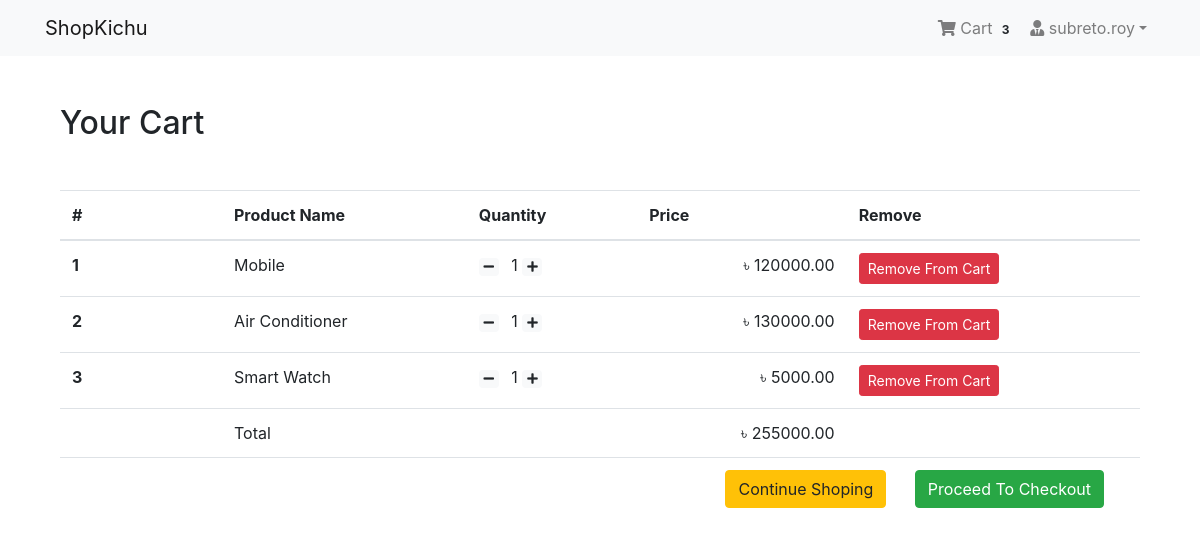
The app's page /shop/cart/ (signed in) with its own data.
### App_Login/models.py (models this page shows, shortened)
class User(AbstractBaseUser, PermissionsMixin):
    email = models.EmailField(unique=True, null=False)
    is_staff = models.BooleanField(
        ugettext_lazy('staff status'),
        default=False,
        help_text = ugettext_lazy('Designates whether the user can log in this site')
    )
    is_active = models.BooleanField(
        ugettext_lazy('active'),
        default=True,
        help_text=ugettext_lazy('Designates whether this user should be treated as active. Unselect this instead of deleting accounts')
    )
    USERNAME_FIELD = 'email'
    objects = MyUserManager()

class Profile(models.Model):
    user = models.OneToOneField(User, on_delete=models.CASCADE, related_name='profile')
    username = models.CharField(max_length=264, blank=True)
    full_name = models.CharField(max_length=264, blank=True)
    address_1 = models.TextField(max_length=300, blank=True)
    city = models.CharField(max_length=40, blank=True)
    zipcode = models.CharField(max_length=10, blank=True)
    country = models.CharField(max_length=50, blank=True)
    phone = models.CharField(max_length=20, blank=True)
    date_joined = models.DateTimeField(auto_now_add=True)

### App_Order/models.py (models this page shows, shortened)
class Order(models.Model):
    orderitems = models.ManyToManyField(Cart)
    user = models.ForeignKey(settings.AUTH_USER_MODEL, on_delete=models.CASCADE)
    ordered = models.BooleanField(default=False)
    created = models.DateTimeField(auto_now_add=True)
    paymentId = models.CharField(max_length=264, blank=True, null=True)
    orderId = models.CharField(max_length=200, blank=True, null=True)
    def get_totals(self):
        total = 0
        for order_item in self.orderitems.all():
            total += float(order_item.get_total())
        return total

class Cart(models.Model):
    user = models.ForeignKey(settings.AUTH_USER_MODEL, on_delete=models.CASCADE, related_name="cart")
    item = models.ForeignKey(Product, on_delete=models.CASCADE)
    quantity = models.IntegerField(default=1)
    purchased = models.BooleanField(default=False)
    created = models.DateTimeField(auto_now_add=True)
    updated = models.DateTimeField(auto_now=True)
    def get_total(self):
        total = self.item.price * self.quantity
        float_total = format(total, '0.2f')
        return float_total

### App_Shop/models.py (models this page shows, shortened)
class Product(models.Model):
    mainimage = models.ImageField(upload_to='Products')
    name = models.CharField(max_length=264)
    category = models.ForeignKey(Category, on_delete=models.CASCADE, related_name='category')
    preview_text = models.TextField(max_length=200, verbose_name='Preview Text')
    detail_text = models.TextField(max_length=1000, verbose_name='Description')
    price = models.FloatField()
    old_price = models.FloatField(default=0.00)
    created = models.DateTimeField(auto_now_add=True)
    class Meta:
        ordering = ['-created',]

### App_Order/views.py (the view)
# urls.py: path('cart/', views.cart_view, name="cart"),
@login_required
def cart_view(request):
    carts = Cart.objects.filter(user=request.user, purchased=False)
    orders = Order.objects.filter(user=request.user, ordered=False)
    if carts.exists() and orders.exists():
        order = orders[0]
        return render(request, 'App_Order/cart.html', context={'carts':carts, 'order':order})
    else:
        messages.warning(request, "You don't have any item in your cart!")
        return redirect("App_Shop:home")

### App_Order/templatetags/cart_tag.py (called while the page is built)
@register.filter
def cart_total(user):
    order = Order.objects.filter(user=user, ordered=False)
    if order.exists():
        return order[0].orderitems.count()
    else:
        return 0

### templates/App_Order/cart.html
{% extends 'base.html' %}
{% block body_block %}
<div class="container my-5">
  <div class="my-5">
    <h2>Your Cart</h2>
  </div>
  <table class="table table-hover">
    <thead>
      <tr>
        <th scope="col" width="15%">#</th>
        <th scope="col">Product Name</th>
        <th scope="col">Quantity</th>
        <th scope="col" align="right">Price</th>
        <th scop="col">Remove</th>
      </tr>
    </thead>
    <tbody>
      {% for cart in carts %}
      <tr>
        <th scope="row">{{ forloop.counter }}</th>
        <td>{{cart.item.name}}</td>
        <td>
          <a class="mr-2" href="{% url 'App_Order:decrease' pk=cart.item.pk %}"><span class="badge badge-light"><i class="fas fa-minus"></i></span></a>
          {{ cart.quantity }}
          <a class="mr-2" href="{% url 'App_Order:increase' pk=cart.item.pk %}"> <span class="badge badge-light"> <i class="fas fa-plus"></i></span></a>
        </td>
        <td align="right">&#2547; {{cart.get_total}}</td>
        <td><a href="{% url 'App_Order:remove' pk=cart.item.pk %}" class="btn btn-danger btn-sm">Remove From Cart</a></td>
      </tr>
      {% endfor %}
      <tr>
        <th scope="row"></th>
        <td colspan="2">Total</td>
        <td align="right">&#2547; {{order.get_totals | floatformat:2 }}</td>
        <td></td>
      </tr>
      <tr>
        <th scope="row"></th>
        <td colspan="4" class="text-right">
          <a href="{% url 'App_Shop:home' %}" class="btn btn-warning mr-4">Continue Shoping</a>
          <a href="{% url 'App_Payment:checkout' %}" class="btn btn-success mr-4">Proceed To Checkout</a>
        </td>
      </tr>
    </tbody>
  </table>
</div>
{% endblock %}

### templates/base.html (shortened to what this page needs)
{% load static %}
<!DOCTYPE html>
<html lang="en" dir="ltr">
<head>
  <link rel="stylesheet" href="https://stackpath.bootstrapcdn.com/bootstrap/4.3.1/css/bootstrap.min.css">
  <link href="https://cdnjs.cloudflare.com/ajax/libs/font-awesome/5.10.2/css/all.css" rel="stylesheet">
  <link rel="stylesheet" href="{% static 'css/main.css' %}">
</head>
<body>
  {% include 'navbar.html' %}
  <div class="container">
    {% block body_block %} {% endblock %}
  </div>
</body>
</html>

### templates/navbar.html (shortened to what this page needs)
{% load cart_tag %}
<nav class="navbar navbar-expand-lg navbar-light bg-light">
  <div class="container">
    <a class="navbar-brand" href="{% url 'App_Shop:home' %}">ShopKichu</a>
    <div class="collapse navbar-collapse" id="navbarNav">
      <ul class="navbar-nav ml-auto">
        {% if request.user.is_authenticated %}
        <li class="nav-item">
          <a href="{% url 'App_Order:cart' %}" class="nav-link">
              <i class="fa fa-shopping-cart"></i> Cart
              <span class="badge badge-light">{{ request.user | cart_total }}</span>
          </a>
        </li>
        <li class="nav-item dropdown">
          <a class="nav-link dropdown-toggle" href="#" id="navbarDropdown" role="button" data-toggle="dropdown" aria-haspopup="true" aria-expanded="false"><i class="fas fa-user-tie"></i> {{request.user.profile.username}}</a>
        </li>
        {% else %}
        <li class="nav-item">
          <a href="{% url 'App_Login:login' %}" class="btn btn-primary">Login</a>
        </li>
        {% endif %}
      </ul>
    </div>
  </div>
</nav>

### records on screen
User: user|cart_total "3", user.profile.username "subreto.roy"
Cart: item.name "Mobile", quantity "1", get_total "120000.00"
Cart: item.name "Air Conditioner", quantity "1", get_total "130000.00"
Cart: item.name "Smart Watch", quantity "1", get_total "5000.00"
Order: get_totals "255000.00"
